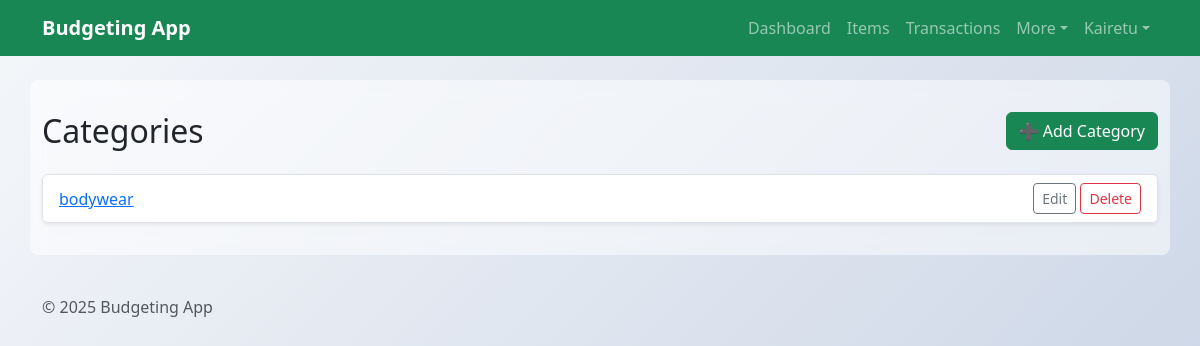
Page /BudgetingApp/categories/ (signed in) on the earlier database version.
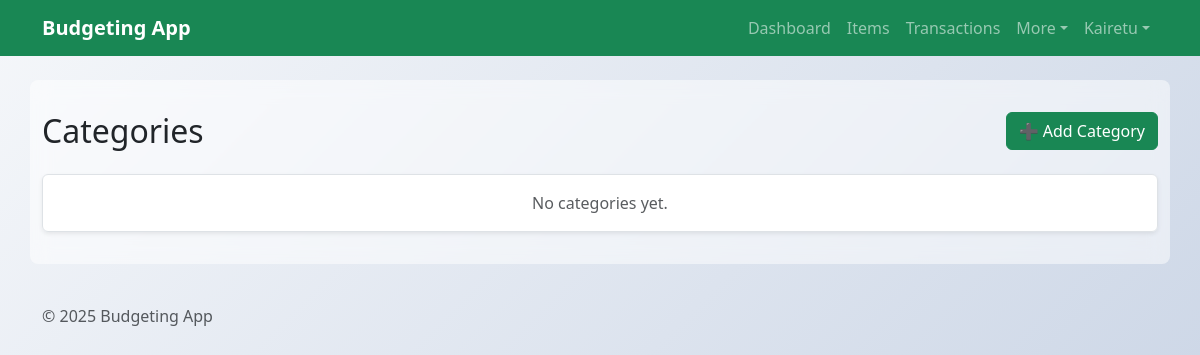
Same page on the later database version.
### BudgetingApp/models.py (models this page shows, shortened)
class Category(models.Model):
    owner = models.ForeignKey(settings.AUTH_USER_MODEL, on_delete=models.CASCADE, null=True, blank=True, related_name='categories')
    name = models.CharField(max_length=100)

### BudgetingApp/views.py (the view)
# urls.py: path('categories/', views.CategoryListView.as_view(), name='category-list'),
class CategoryListView(LoginRequiredMixin, ListView):
    model = Category
    template_name = 'BudgetingApp/Category_list.html'
    def get_queryset(self):
        return Category.objects.filter(owner=self.request.user)

### BudgetingApp/templates/BudgetingApp/Category_list.html
{% extends 'BudgetingApp/base.html' %}
{% block content %}
<div class="d-flex justify-content-between align-items-center mb-4">
  <h2 class="mb-0">Categories</h2>
  <a class="btn btn-success" href="{% url 'category-add' %}">➕ Add Category</a>
</div>
<div class="list-group shadow-sm">
  {% for cat in object_list %}
    <div class="list-group-item d-flex justify-content-between align-items-center">
      <a href="{% url 'category-detail' cat.pk %}">{{ cat.name }}</a>
      <span>
        <a class="btn btn-sm btn-outline-secondary" href="{% url 'category-edit' cat.pk %}">Edit</a>
        <a class="btn btn-sm btn-outline-danger" href="{% url 'category-delete' cat.pk %}">Delete</a>
      </span>
    </div>
  {% empty %}
    <div class="list-group-item text-center text-muted py-3">No categories yet.</div>
  {% endfor %}
</div>
{% endblock %}

Differences in the rows shown:
removed Category: name "bodywear"
Other differences:
text now shown: "No categories yet."
